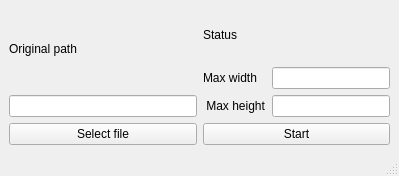
<?xml version="1.0" encoding="UTF-8"?>
<ui version="4.0">
 <class>ImageSizeChecker</class>
 <widget class="QMainWindow" name="ImageSizeChecker">
  <property name="geometry">
   <rect>
    <x>0</x>
    <y>0</y>
    <width>399</width>
    <height>176</height>
   </rect>
  </property>
  <property name="windowTitle">
   <string>ImageSizeChecker</string>
  </property>
  <widget class="QWidget" name="centralwidget">
   <layout class="QHBoxLayout" name="horizontalLayout">
    <item>
     <layout class="QVBoxLayout" name="verticalLayout">
      <item>
       <widget class="QLabel" name="label">
        <property name="text">
         <string>Original path</string>
        </property>
       </widget>
      </item>
      <item>
       <widget class="QLineEdit" name="origPath"/>
      </item>
      <item>
       <widget class="QPushButton" name="pathButton">
        <property name="text">
         <string>Select file</string>
        </property>
       </widget>
      </item>
     </layout>
    </item>
    <item>
     <layout class="QVBoxLayout" name="verticalLayout_2">
      <item>
       <widget class="QLabel" name="statusLabel">
        <property name="contextMenuPolicy">
         <enum>Qt::ContextMenuPolicy::NoContextMenu</enum>
        </property>
        <property name="text">
         <string>Status</string>
        </property>
       </widget>
      </item>
      <item>
       <layout class="QGridLayout" name="gridLayout">
        <item row="0" column="1">
         <widget class="QLineEdit" name="maxWidth"/>
        </item>
        <item row="1" column="1">
         <widget class="QLineEdit" name="maxHeight"/>
        </item>
        <item row="0" column="0">
         <widget class="QLabel" name="label_3">
          <property name="text">
           <string>Max width</string>
          </property>
         </widget>
        </item>
        <item row="1" column="0">
         <widget class="QLabel" name="label_2">
          <property name="text">
           <string> Max height</string>
          </property>
         </widget>
        </item>
       </layout>
      </item>
      <item>
       <widget class="QPushButton" name="getDim">
        <property name="text">
         <string>Start</string>
        </property>
       </widget>
      </item>
     </layout>
    </item>
   </layout>
  </widget>
  <widget class="QMenuBar" name="menubar">
   <property name="geometry">
    <rect>
     <x>0</x>
     <y>0</y>
     <width>399</width>
     <height>22</height>
    </rect>
   </property>
  </widget>
  <widget class="QStatusBar" name="statusbar"/>
 </widget>
 <resources/>
 <connections/>
</ui>
